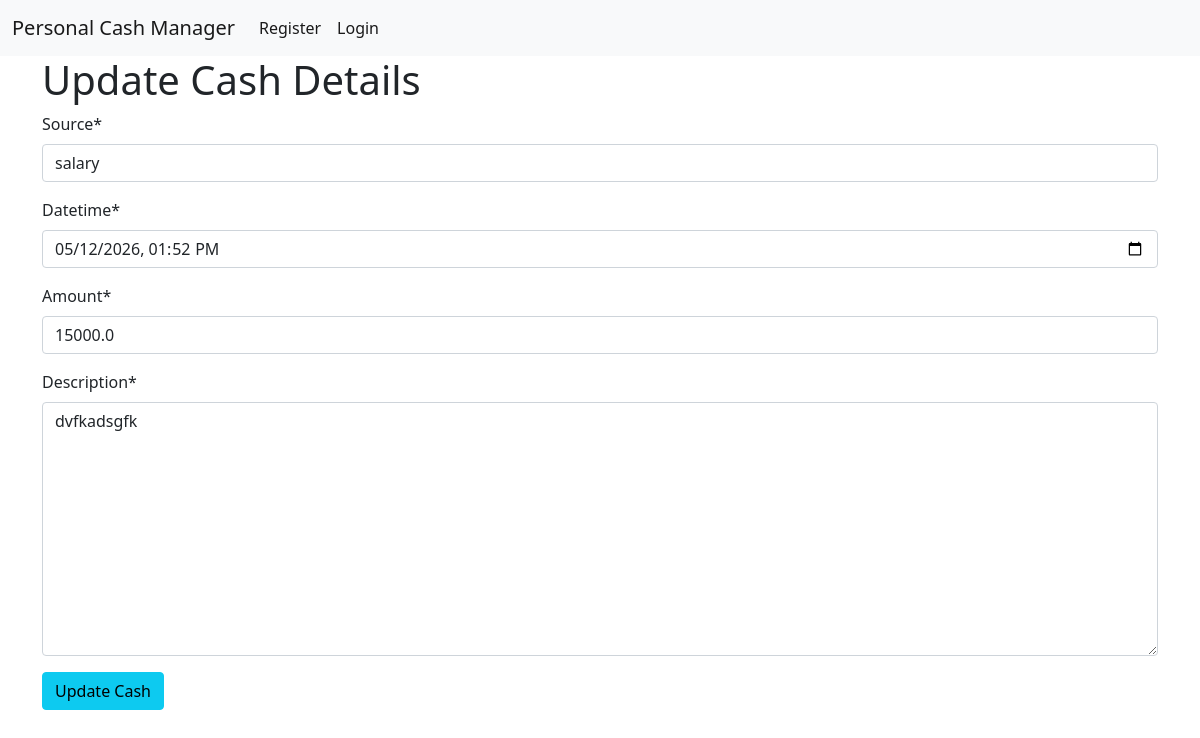
The app's page /update-cash/1/ with its own data.
### ManageCash/models.py (models this page shows, shortened)
class CashModel(models.Model):
    user=models.ForeignKey(UserModel,on_delete=models.CASCADE, related_name='cash_info',null=True)
    source=models.CharField(max_length=100,null=True)
    datetime=models.DateTimeField(null=True)
    amount=models.FloatField(null=True)
    description=models.TextField(null=True)

### ManageCash/views.py (the view, shortened to what this page needs)
# urls.py: path('update-cash/<str:id>/',update_cash,name='update_cash'),
def update_cash(request,id):
    data=CashModel.objects.get(id=id)
    form_data=CashForm(instance=data)
    context={
        'form_data': form_data,
        'form_title':'Update Cash Details',
        'form_btn':'Update Cash'
    }
    return render(request,'master/base-form.html',context)

### ManageCash/forms.py
class CashForm(forms.ModelForm):
    class Meta:
        model=CashModel
        fields='__all__'
        exclude=['user']
        widgets = {
        'datetime': forms.DateTimeInput(attrs={'type': 'datetime-local'}),
        }

### ManageCash/templates/master/base-form.html (shortened to what this page needs)
{% extends 'master/base.html' %}
{% load crispy_forms_tags %}
{% block body %}
<h1>{{form_title}}</h1>
<form method="POST" enctype="multipart/form-data">
  {{form_data|crispy}}
<button type="submit" class="btn btn-info">{{form_btn}}</button>
</form>
{% endblock body %}

### records on screen
CashModel: source "salary", datetime "05/12/2026 13:52", amount "15000.0", description "dvfkadsgfk"
